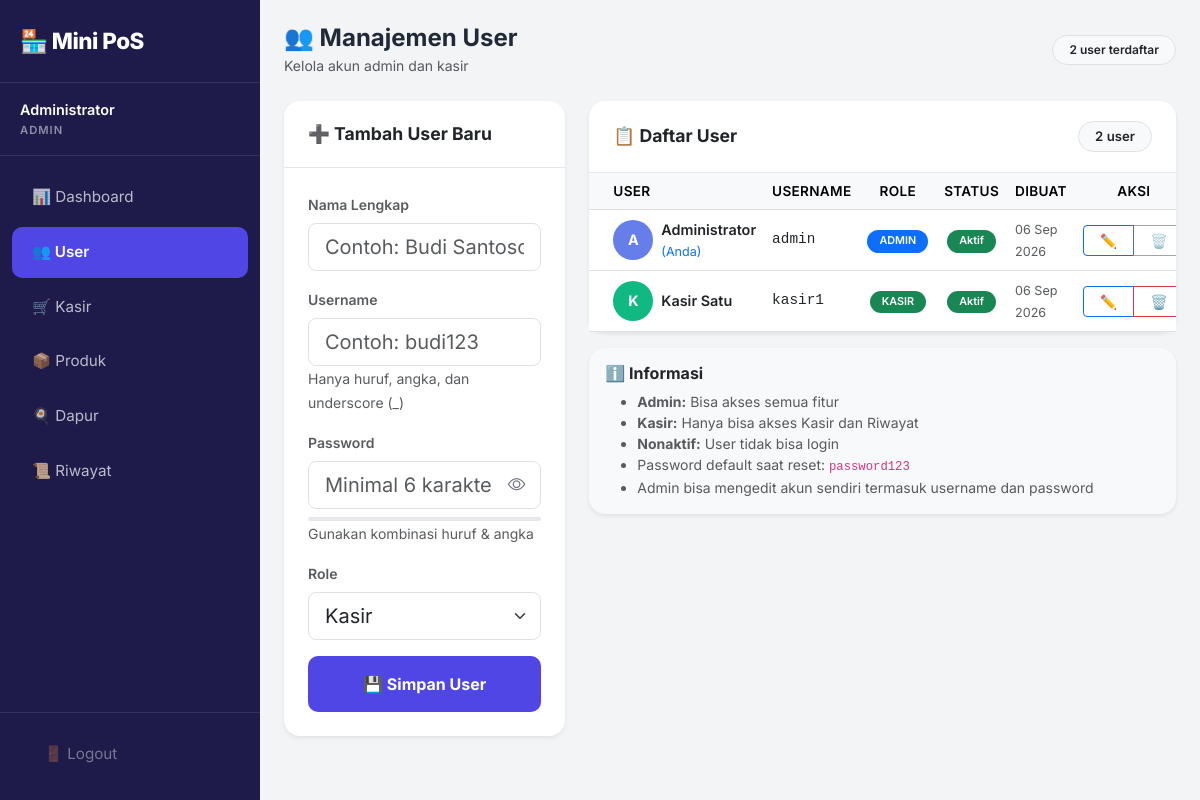
/users.php (signed in), run on the app's committed database.
### tables this page shows
CREATE TABLE users (
    id INT AUTO_INCREMENT PRIMARY KEY,
    username VARCHAR(50) NOT NULL UNIQUE,
    password_hash VARCHAR(255) NOT NULL,
    full_name VARCHAR(100) NOT NULL,
    role ENUM('admin', 'kasir') NOT NULL DEFAULT 'kasir',
    is_active TINYINT(1) NOT NULL DEFAULT 1,
    created_at TIMESTAMP DEFAULT CURRENT_TIMESTAMP
);

### config/auth.php (called while the page is built, shortened)
<?php
function isLoggedIn(): bool
{
    return isset($_SESSION['user_id']) && !empty($_SESSION['user_id']);
}
function hasRole(string $role): bool
{
    return isLoggedIn() && ($_SESSION['role'] ?? '') === $role;
}

### users.php (the view, shortened to what this page needs)
<?php
require_once 'config/database.php';
$stmt = $pdo->query("SELECT * FROM users ORDER BY role ASC, full_name ASC");
$users = $stmt->fetchAll();
$editUser = null;
?>
<!DOCTYPE html>
<html lang="id">
<head>
    <link href="https://cdn.jsdelivr.net/npm/bootstrap@5.3.0/dist/css/bootstrap.min.css" rel="stylesheet">
    <link href="https://cdn.jsdelivr.net/npm/bootstrap-icons@1.11.0/font/bootstrap-icons.css" rel="stylesheet">
    <link rel="stylesheet" href="assets/style.css">
</head>
<body>
    <div class="sidebar" id="sidebar">
        <div class="brand">🏪 Mini PoS</div>
        <div class="user-info">
            <div class="name"><?= htmlspecialchars($_SESSION['full_name']) ?></div>
            <div class="role"><?= $_SESSION['role'] ?></div>
        </div>
        <nav>
            <?php if (hasRole('admin')): ?>
                <a href="dashboard.php" class="nav-link">📊 Dashboard</a>
                <a href="users.php" class="nav-link active">👥 User</a>
            <?php endif; ?>
            <a href="index.php" class="nav-link">🛒 Kasir</a>
            <?php if (hasRole('admin')): ?>
                <a href="products.php" class="nav-link">📦 Produk</a>
                <a href="kitchen.php" class="nav-link">🍳 Dapur</a>
            <?php endif; ?>
            <a href="history.php" class="nav-link">📜 Riwayat</a>
        </nav>
        <div class="sidebar-footer">
            <a href="logout.php" class="nav-link logout">🚪 Logout</a>
        </div>
    </div>
    <div class="main-content">
        <div class="d-flex justify-content-between align-items-center mb-4 flex-wrap gap-2">
            <div>
                <h4 class="fw-bold m-0">👥 Manajemen User</h4>
                <small class="text-muted">Kelola akun admin dan kasir</small>
            </div>
            <span class="badge bg-light text-dark border px-3 py-2"><?= count($users) ?> user terdaftar</span>
        </div>
        <div class="row g-4">
            <div class="col-12 col-lg-4">
                <div class="card border-0 shadow-sm">
                    <div class="card-header">
                        <?= $editUser ? '✏️ Edit User' : '➕ Tambah User Baru' ?>
                    </div>
                    <div class="card-body p-4">
                        <form action="process_user.php" method="POST">
                            <div class="mb-3">
                                <label class="form-label fw-semibold small text-muted">Nama Lengkap</label>
                                <input type="text" name="full_name" class="form-control form-control-lg"
                                    value="<?= htmlspecialchars($editUser['full_name'] ?? '') ?>"
                                    placeholder="Contoh: Budi Santoso" required>
                            </div>
                            <div class="mb-3">
                                <label class="form-label fw-semibold small text-muted">Username</label>
                                <input type="text" name="username" class="form-control form-control-lg"
                                    value="<?= htmlspecialchars($editUser['username'] ?? '') ?>"
                                    placeholder="Contoh: budi123" required
                                    pattern="[a-zA-Z0-9_]+" title="Hanya huruf, angka, dan underscore">
                                <small class="text-muted">Hanya huruf, angka, dan underscore (_)</small>
                            </div>
                            <?php if (!$editUser): ?>
                                <div class="mb-3">
                                    <label class="form-label fw-semibold small text-muted">Password</label>
                                    <div class="password-wrapper">
                                        <input type="password" name="password" id="createPassword"
                                            class="form-control form-control-lg"
                                            placeholder="Minimal 6 karakter" required minlength="6">
                                        <button type="button" class="password-toggle" onclick="togglePassword('createPassword', this)">
                                            <i class="bi bi-eye"></i>
                                        </button>
                                    </div>
                                    <div class="password-strength">
                                    </div>
                                    <small class="text-muted" id="createPasswordHint">Gunakan kombinasi huruf & angka</small>
                                </div>
                            <?php endif; ?>
                            <div class="mb-3">
                                <label class="form-label fw-semibold small text-muted">Role</label>
                                <select name="role" class="form-select form-select-lg" required>
                                    <option value="kasir" <?= ($editUser['role'] ?? '') === 'kasir' ? 'selected' : '' ?>>Kasir</option>
                                </select>
                            </div>
                            <div class="d-flex gap-2">
                                <button type="submit" class="btn btn-primary flex-grow-1 py-3 fw-bold">
                                    <?= $editUser ? '💾 Update User' : '💾 Simpan User' ?>
                                </button>
                            </div>
                        </form>
                    </div>
                </div>
            </div>
            <div class="col-12 col-lg-8">
                <div class="card border-0 shadow-sm">
                    <div class="card-header d-flex justify-content-between align-items-center">
                        <span>📋 Daftar User</span>
                        <span class="badge bg-light text-dark border px-3 py-2"><?= count($users) ?> user</span>
                    </div>
                    <div class="card-body p-0">
                        <div class="table-responsive">
                            <table class="table table-hover align-middle mb-0">
                                <thead class="table-light">
                                    <tr>
                                        <th class="ps-3 ps-md-4">User</th>
                                        <th>Username</th>
                                        <th class="text-center">Role</th>
                                        <th class="text-center">Status</th>
                                        <th>Dibuat</th>
                                        <th class="text-center pe-3 pe-md-4">Aksi</th>
                                    </tr>
                                </thead>
                                <tbody>
                                    <?php foreach ($users as $u): ?>
                                        <tr class="<?= !$u['is_active'] ? 'table-secondary' : '' ?>">
                                            <td class="ps-3 ps-md-4">
                                                <div class="d-flex align-items-center gap-2">
                                                    <div style="width:40px;height:40px;border-radius:50%;background:<?= $u['role'] === 'admin' ? '#667eea' : '#10b981' ?>;display:flex;align-items:center;justify-content:center;color:white;font-weight:700;">
                                                        <?= strtoupper(substr($u['full_name'], 0, 1)) ?>
                                                    </div>
                                                    <div>
                                                        <div class="fw-semibold"><?= htmlspecialchars($u['full_name']) ?></div>
                                                        <?php if ($u['id'] == $_SESSION['user_id']): ?>
                                                            <small class="text-primary">(Anda)</small>
                                                        <?php endif; ?>
                                                    </div>
                                                </div>
                                            </td>
                                            <td class="font-monospace small"><?= htmlspecialchars($u['username']) ?></td>
                                            <td class="text-center">
                                                <span class="badge <?= $u['role'] === 'admin' ? 'bg-primary' : 'bg-success' ?>">
                                                    <?= strtoupper($u['role']) ?>
                                                </span>
                                            </td>
                                            <td class="text-center">
                                                <?php if ($u['is_active']): ?>
                                                    <span class="badge bg-success">Aktif</span>
                                                <?php else: ?>
                                                    <span class="badge bg-secondary">Nonaktif</span>
                                                <?php endif; ?>
                                            </td>
                                            <td>
                                                <small class="text-muted"><?= date('d M Y', strtotime($u['created_at'])) ?></small>
                                            </td>
                                            <td class="text-center pe-3 pe-md-4">
                                                <div class="btn-group btn-group-sm">
                                                    <a href="users.php?edit=<?= $u['id'] ?>"
                                                        class="btn btn-outline-primary px-2 px-md-3" title="Edit">✏️</a>
                                                    <?php if ($u['id'] != $_SESSION['user_id']): ?>
                                                        <button class="btn btn-outline-danger px-2 px-md-3"
                                                            onclick="deleteUser(<?= $u['id'] ?>, '<?= htmlspecialchars($u['full_name']) ?>')"
                                                            title="Hapus">🗑️</button>
                                                    <?php else: ?>
                                                        <button class="btn btn-outline-secondary px-2 px-md-3" disabled title="Tidak bisa hapus diri sendiri">🗑️</button>
                                                    <?php endif; ?>
                                                </div>
                                            </td>
                                        </tr>
                                    <?php endforeach; ?>
                                </tbody>
                            </table>
                        </div>
                    </div>
                </div>
                <div class="card border-0 shadow-sm mt-3 bg-light">
                    <div class="card-body">
                        <h6 class="fw-bold mb-2">ℹ️ Informasi</h6>
                        <ul class="small mb-0 text-muted">
                            <li><strong>Admin:</strong> Bisa akses semua fitur</li>
                            <li><strong>Kasir:</strong> Hanya bisa akses Kasir dan Riwayat</li>
                            <li><strong>Nonaktif:</strong> User tidak bisa login</li>
                            <li>Password default saat reset: <code>password123</code></li>
                            <li>Admin bisa mengedit akun sendiri termasuk username dan password</li>
                        </ul>
                    </div>
                </div>
            </div>
        </div>
    </div>
</body>
</html>

### assets/style.css (style rules this page uses)
:root { --primary: #4f46e5; --primary-hover: #4338ca; --primary-light: rgba(79, 70, 229, 0.1); --bg-body: #f3f4f6; --card-bg: #ffffff; --text-main: #1f2937; --text-muted: #6b7280; --border-color: #e5e7eb; --sidebar-width: 260px; --sidebar-collapsed: 0px; }
* { font-family: 'Inter', sans-serif; box-sizing: border-box; }
body { background-color: var(--bg-body); color: var(--text-main); overflow-x: hidden; min-height: 100vh; }
.sidebar { width: var(--sidebar-width); min-height: 100vh; background: #1e1b4b; position: fixed; left: 0; top: 0; z-index: 1050; transition: transform 0.3s ease, width 0.3s ease; display: flex; flex-direction: column; overflow-y: auto; }
.sidebar .brand { padding: 24px 20px; font-size: 1.4rem; font-weight: 800; color: #fff; letter-spacing: -0.5px; border-bottom: 1px solid rgba(255,255,255,0.1); flex-shrink: 0; }
.sidebar .user-info { padding: 16px 20px; border-bottom: 1px solid rgba(255,255,255,0.1); flex-shrink: 0; }
.sidebar .user-info .name { color: white; font-weight: 600; font-size: 0.9rem; margin-bottom: 2px; }
.sidebar .user-info .role { color: rgba(255,255,255,0.5); font-size: 0.7rem; text-transform: uppercase; letter-spacing: 1px; font-weight: 600; }
.sidebar nav { flex-grow: 1; padding: 12px 0; }
.sidebar .nav-link { color: rgba(255,255,255,0.7); padding: 14px 20px; margin: 4px 12px; border-radius: 10px; transition: all 0.2s; display: flex; align-items: center; gap: 12px; text-decoration: none; font-size: 0.95rem; }
.sidebar .nav-link:hover, .sidebar .nav-link.active { background: rgba(255,255,255,0.1); color: #fff; font-weight: 600; }
.sidebar .nav-link.active { background: var(--primary); }
.sidebar .nav-link.logout { color: rgba(255,255,255,0.4); margin-top: auto; }
.sidebar-footer { padding: 16px 12px; border-top: 1px solid rgba(255,255,255,0.1); flex-shrink: 0; margin-top: auto; }
.main-content { margin-left: var(--sidebar-width); padding: 30px; min-height: 100vh; transition: margin-left 0.3s ease; width: calc(100% - var(--sidebar-width)); }
.card { border: none; border-radius: 16px; box-shadow: 0 1px 3px rgba(0,0,0,0.05); background: var(--card-bg); }
.card-header { background: transparent; border-bottom: 1px solid var(--border-color); padding: 20px 24px; font-weight: 700; font-size: 1.1rem; }
.btn-primary { background: var(--primary); border: none; border-radius: 10px; padding: 10px 20px; font-weight: 600; }
.table th { font-weight: 600; font-size: 0.85rem; text-transform: uppercase; letter-spacing: 0.3px; }
.table td { font-size: 0.9rem; }
.badge { font-weight: 600; padding: 6px 12px; border-radius: 50px; }
@media (max-width: 1200px) { .main-content { padding: 24px; } }

### users.php (style rules this page uses)
.password-wrapper { position: relative; }
.password-wrapper input { padding-right: 48px; }
.password-toggle { position: absolute; right: 12px; top: 50%; transform: translateY(-50%); background: none; border: none; color: #6b7280; cursor: pointer; padding: 4px; font-size: 1.1rem; display: flex; align-items: center; z-index: 5; }
.password-strength { height: 4px; border-radius: 2px; margin-top: 8px; background: #e5e7eb; overflow: hidden; }

### data on the page
users: full_name "A", full_name "Administrator", shows "(Anda)", username "admin", role "ADMIN", is_active "Aktif", created_at "06 Sep 2026"
users: full_name "K", full_name "Kasir Satu", username "kasir1", role "KASIR", is_active "Aktif", created_at "06 Sep 2026"

### other printed values
$_SESSION['full_name'] "Administrator"
$_SESSION['role'] "ADMIN"
count($users) "2"
